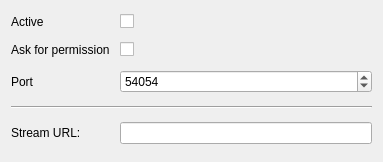
<?xml version="1.0" encoding="UTF-8"?>
<ui version="4.0">
 <class>GUI_BroadcastPreferences</class>
 <widget class="QWidget" name="GUI_BroadcastPreferences">
  <property name="geometry">
   <rect>
    <x>0</x>
    <y>0</y>
    <width>383</width>
    <height>162</height>
   </rect>
  </property>
  <layout class="QGridLayout" name="gridLayout">
   <property name="spacing">
    <number>10</number>
   </property>
   <item row="2" column="0">
    <widget class="QLabel" name="label">
     <property name="text">
      <string>Port</string>
     </property>
    </widget>
   </item>
   <item row="0" column="0">
    <widget class="QLabel" name="lab_activate">
     <property name="text">
      <string notr="true">Active</string>
     </property>
    </widget>
   </item>
   <item row="1" column="0">
    <widget class="QLabel" name="label_3">
     <property name="text">
      <string>Ask for permission</string>
     </property>
    </widget>
   </item>
   <item row="0" column="1">
    <widget class="QCheckBox" name="cb_active">
     <property name="text">
      <string/>
     </property>
    </widget>
   </item>
   <item row="2" column="1">
    <widget class="QSpinBox" name="sb_port">
     <property name="maximum">
      <number>65535</number>
     </property>
     <property name="value">
      <number>54054</number>
     </property>
    </widget>
   </item>
   <item row="1" column="1">
    <widget class="QCheckBox" name="cb_prompt">
     <property name="text">
      <string/>
     </property>
    </widget>
   </item>
   <item row="4" column="1">
    <widget class="QLineEdit" name="le_url">
     <property name="sizePolicy">
      <sizepolicy hsizetype="Expanding" vsizetype="Fixed">
       <horstretch>0</horstretch>
       <verstretch>0</verstretch>
      </sizepolicy>
     </property>
     <property name="dragEnabled">
      <bool>true</bool>
     </property>
     <property name="readOnly">
      <bool>true</bool>
     </property>
    </widget>
   </item>
   <item row="3" column="0" colspan="2">
    <widget class="Line" name="line_2">
     <property name="orientation">
      <enum>Qt::Horizontal</enum>
     </property>
    </widget>
   </item>
   <item row="4" column="0">
    <widget class="QLabel" name="lab_url_title">
     <property name="text">
      <string notr="true">Stream URL:</string>
     </property>
    </widget>
   </item>
  </layout>
 </widget>
 <resources/>
 <connections/>
</ui>
